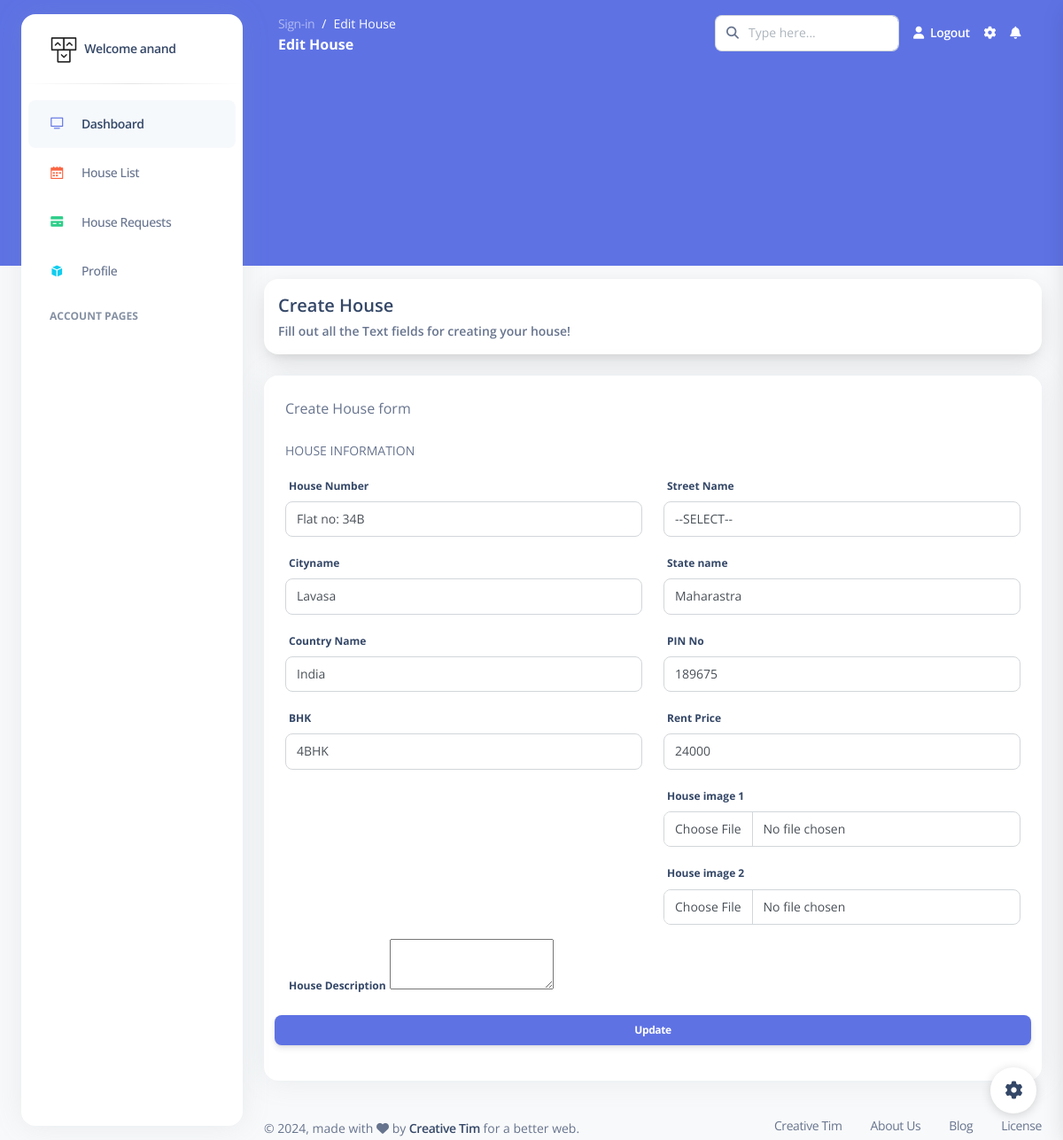
The page /cadmin/edit_hw/3 (signed in) on the database as committed earlier.
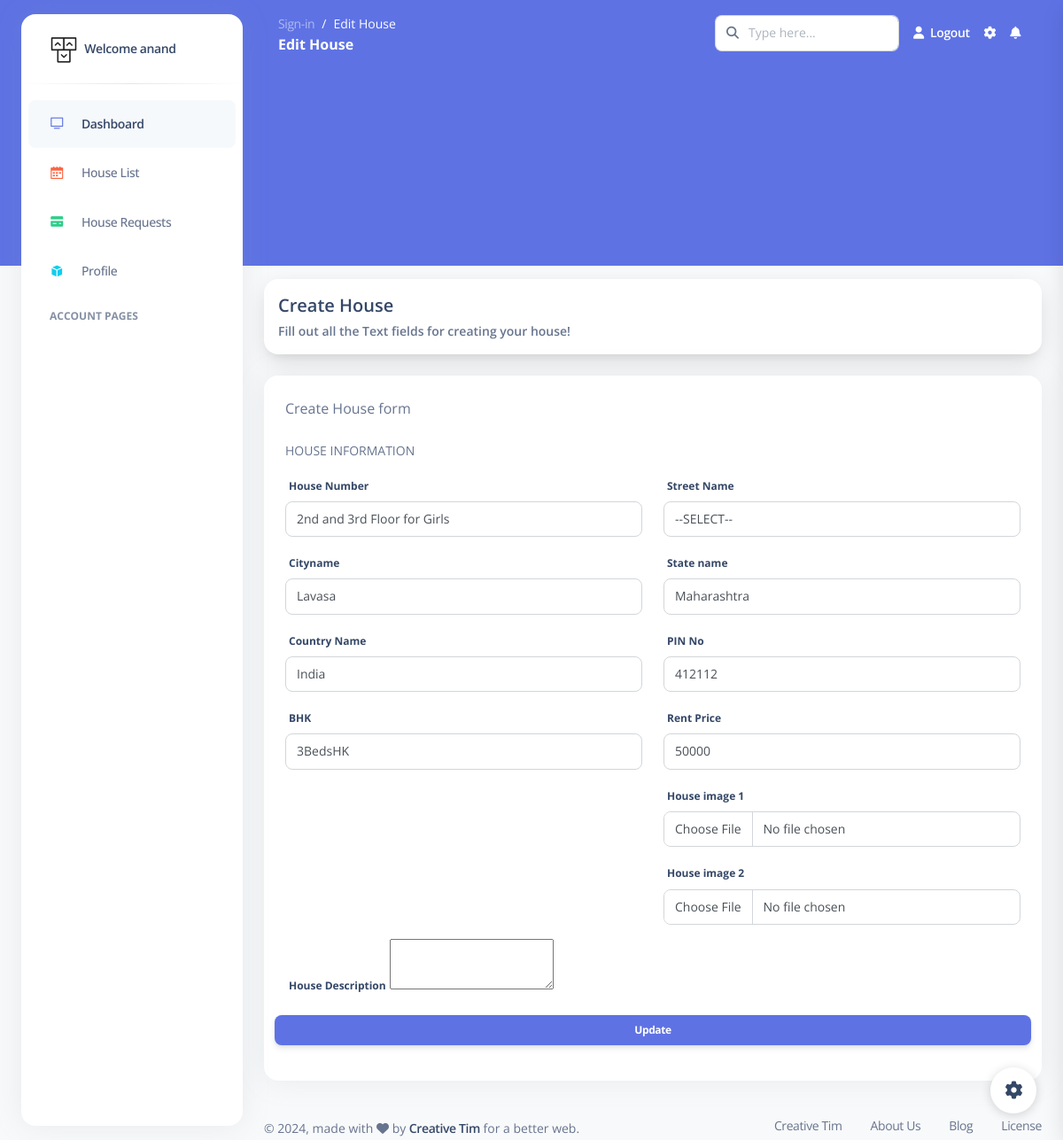
The same page on the database as committed later.
### cadmin/models.py (models this page shows)
class House(models.Model):
    hs_owner = models.ForeignKey(User, on_delete=models.CASCADE, default=1)
    street = models.ForeignKey(Streets, on_delete=models.CASCADE)
    current_user = models.ForeignKey(User, on_delete=models.CASCADE, null=True, blank=True, related_name="current_user")
    hs_number = models.CharField(max_length=50, default="Not specified")
    hs_city = models.CharField(max_length=50, default="Lavasa")
    hs_state = models.CharField(max_length=50, default="Maharastra")
    hs_country = models.CharField(max_length=50, default="India")
    hs_pin = models.BigIntegerField(default="412112")
    hs_bhk = models.CharField(max_length=6, default="Not specified")
    hs_rent = models.BigIntegerField(default="0")
    hs_desc = models.TextField(default="Not specified")
    hs_image_1 = models.ImageField(upload_to="House_Images", null=True, blank=True)
    hs_image_2 = models.ImageField(upload_to="House_Images", null=True, blank=True)
    hs_status = models.BooleanField(default=True)

### cadmin/views.py (the view, shortened to what this page needs)
# urls.py: path('edit_hw/<int:h_id>' , views.edit_hw , name="edit_hw"),
@login_required(login_url='admin_login')
def edit_hw(request, h_id):
    hw = House.objects.get(id=h_id)
    street = Streets.objects.all()
    page = "Edit House"
    return render(request, 'HouseOwner/House/edit_house.html', {'page': page, 'hw': hw, 'street': street})

### templates/HouseOwner/House/edit_house.html (shortened to what the changed rows need)
{% extends 'bases/housebase.html' %}
{% load static %}
{% block content %}
<div class="container-fluid py-4">
    <div class="row">
        <div class="col-md-12">
            <div class="card">
                <form method="POST" enctype="multipart/form-data">
                    <div class="card-body">
                        <div class="row">
                            <div class="col-md-6">
                                <div class="form-group">
                                    <label for="example-text-input" class="form-control-label">House Number</label>
                                    <input class="form-control" name="hs_number" value="{{ hw.hs_number }}" placeholder="eg : Villa no: 70" type="text" >
                                </div>
                            </div>
                            <div class="col-md-6">
                                <div class="form-group">
                                    <label for="example-text-input" class="form-control-label">Cityname</label>
                                    <input class="form-control" name="hs_city" value="{{ hw.hs_city }}" placeholder="eg : Lavasa"
                                        type="text">
                                </div>
                            </div>
                            <div class="col-md-6">
                                <div class="form-group">
                                    <label for="example-text-input" class="form-control-label">State name</label>
                                    <input class="form-control" name="hs_state" value="{{ hw.hs_state }}" placeholder="eg : Maharastra"  type="text">
                                </div>
                            </div>
                            <div class="col-md-6">
                                <div class="form-group">
                                    <label for="example-text-input" class="form-control-label">Country Name</label>
                                    <input class="form-control" placeholder="eg : India" value="{{ hw.hs_country }}" name="hs_country" type="text">
                                </div>
                            </div>
                            <div class="col-md-6">
                                <div class="form-group">
                                    <label for="example-text-input" class="form-control-label">PIN No</label>
                                    <input class="form-control" name="hs_pin" value="{{ hw.hs_pin }}" placeholder="eg : 123456" type="number">
                                </div>
                            </div>
                            <div class="col-md-6">
                                <div class="form-group">
                                    <label for="example-text-input" class="form-control-label">BHK</label>
                                    <input class="form-control" name="hs_bhk" value="{{ hw.hs_bhk }}" placeholder="eg : 4BHK" type="text">
                                </div>
                            </div>
                            <div class="col-md-6">
                                <div class="form-group">
                                    <label for="example-text-input" class="form-control-label">Rent Price</label>
                                    <input class="form-control" name="hs_rent" value="{{ hw.hs_rent }}" placeholder="eg : Rs.12000" type="text">
                                </div>
                            </div>
                            <div class="col-md-12">
                                <div class="form-group">
                                    <label for="example-text-input" class="form-control-label">House Description</label>
                                    <textarea id="basic-example" name="hs_desc">
                                        {{ hw.hs_desc }}
                                    </textarea>
                                </div>
                            </div>
                        </form>
                        </div>
                    </div>
            </div>
        </div>
{% endblock content %}

Rows that differ between the two databases and show on the page:
changed House "Lavasa": hs_number "Flat no: 34B" → "2nd and 3rd Floor for Girls"; hs_state "Maharastra" → "Maharashtra"; hs_pin "189675" → "412112"; hs_bhk "4BHK" → "3BedsHK"; hs_rent "24000" → "50000"
